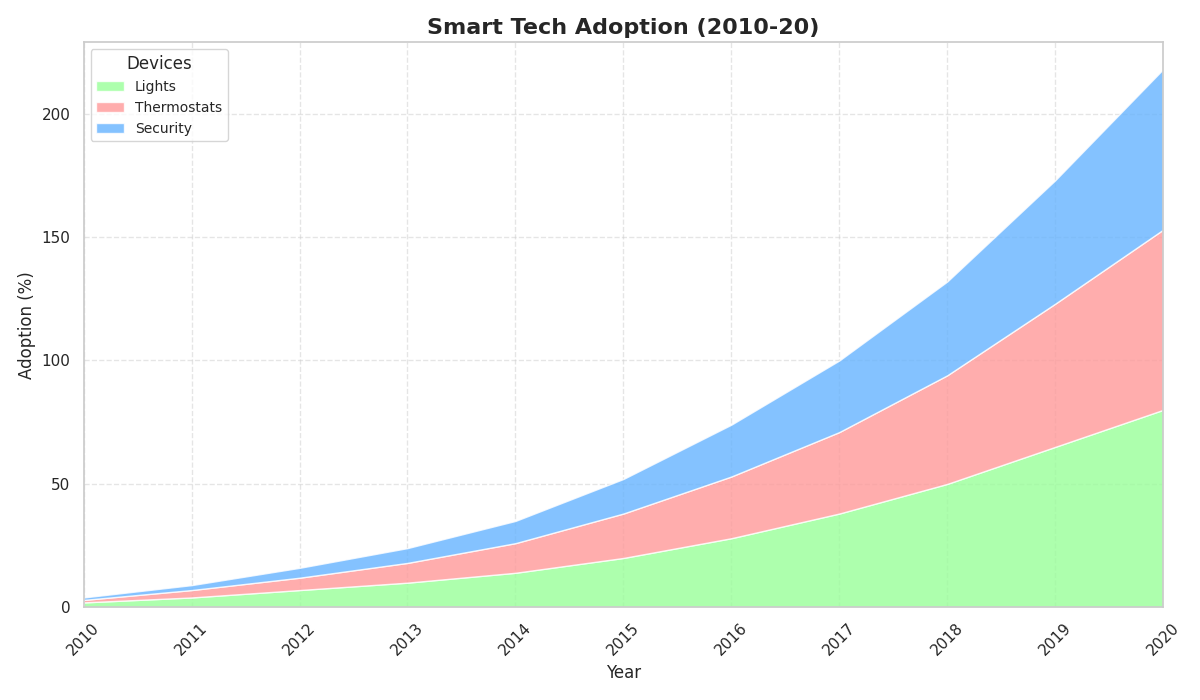

Reproduce this figure in Python.
import matplotlib.pyplot as plt
import numpy as np

devices = ["Lights", "Thermostats", "Security"]
years = np.arange(2010, 2021)

adoption_lights = [2, 4, 7, 10, 14, 20, 28, 38, 50, 65, 80]
adoption_thermostats = [1, 3, 5, 8, 12, 18, 25, 33, 44, 58, 73]
adoption_security = [1, 2, 4, 6, 9, 14, 21, 29, 38, 50, 65]

plt.figure(figsize=(12, 7))

# Shuffled colors for each data group
plt.stackplot(years, adoption_lights, adoption_thermostats, adoption_security,
              labels=devices,
              colors=['#99FF99', '#FF9999', '#66B3FF'], alpha=0.8)

plt.title("Smart Tech Adoption (2010-20)", fontsize=16, fontweight='bold')
plt.xlabel("Year", fontsize=12)
plt.ylabel("Adoption (%)", fontsize=12)
plt.xlim(years[0], years[-1])
plt.xticks(years, rotation=45)
plt.legend(loc='upper left', fontsize=10, title='Devices')

plt.grid(visible=True, linestyle='--', alpha=0.5)
plt.tight_layout()
plt.show()
